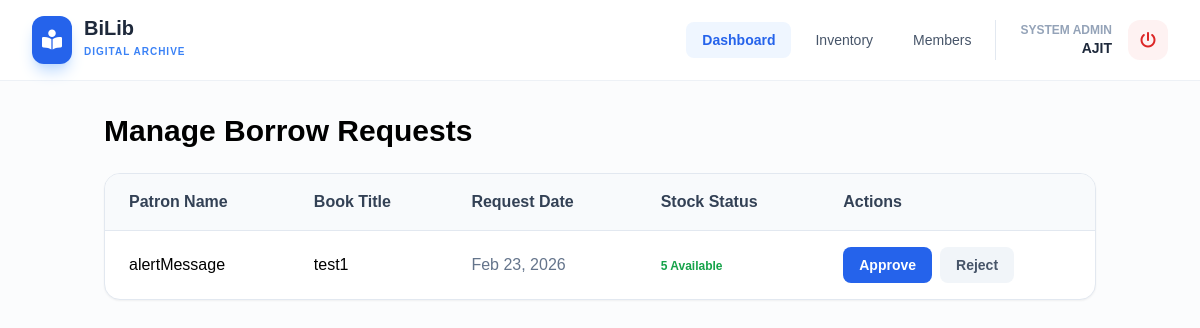
The app's page /admin/books_requests.php (signed in) with its own data.
### tables this page shows
CREATE TABLE `requests` (
  `id` int NOT NULL,
  `patron_id` int NOT NULL,
  `book_id` int NOT NULL,
  `status` enum('Pending','Approved','Rejected') DEFAULT 'Pending',
  `request_date` timestamp NULL DEFAULT CURRENT_TIMESTAMP
);

CREATE TABLE `patrons` (
  `id` int NOT NULL,
  `name` varchar(255) NOT NULL,
  `email` varchar(255) NOT NULL,
  `phone` varchar(20) NOT NULL,
  `address` text,
  `city` varchar(100) DEFAULT NULL,
  `state` varchar(50) DEFAULT NULL,
  `zip_code` varchar(10) DEFAULT NULL,
  `date_of_birth` date DEFAULT NULL,
  `gender` enum('Male','Female','Other') DEFAULT NULL,
  `password` varchar(255) NOT NULL,
  `status` enum('Active','Inactive','Suspended') DEFAULT 'Active',
  `created_at` timestamp NULL DEFAULT CURRENT_TIMESTAMP
);

CREATE TABLE `books` (
  `id` int NOT NULL,
  `title` varchar(255) NOT NULL,
  `author` varchar(100) NOT NULL,
  `category` varchar(50) NOT NULL,
  `isbn` varchar(20) NOT NULL,
  `image` varchar(255) DEFAULT 'default-book.png',
  `quantity` int NOT NULL DEFAULT '0',
  `available_quantity` int NOT NULL DEFAULT '0',
  `created_at` timestamp NULL DEFAULT CURRENT_TIMESTAMP
);

### admin/books_requests.php (the view, shortened to what this page needs)
<?php
include "./config/database.php";
$query = "SELECT r.*, p.name as patron_name, b.title as book_title, b.available_quantity
          FROM requests r
          JOIN patrons p ON r.patron_id = p.id
          JOIN books b ON r.book_id = b.id
          WHERE r.status = 'Pending'
          ORDER BY r.request_date ASC";
$result = mysqli_query($conn, $query);
include "./includes/header.php";
?>
<div class="container mx-auto px-4 py-8">
    <h1 class="text-3xl font-bold mb-6">Manage Borrow Requests</h1>
    <div class="bg-white rounded-2xl shadow-sm border border-slate-200 overflow-hidden">
        <table class="w-full text-left">
            <thead class="bg-slate-50 border-b border-slate-200">
                <tr>
                    <th class="px-6 py-4 font-bold text-slate-700">Patron Name</th>
                    <th class="px-6 py-4 font-bold text-slate-700">Book Title</th>
                    <th class="px-6 py-4 font-bold text-slate-700">Request Date</th>
                    <th class="px-6 py-4 font-bold text-slate-700">Stock Status</th>
                    <th class="px-6 py-4 font-bold text-slate-700">Actions</th>
                </tr>
            </thead>
            <tbody class="divide-y divide-slate-200">
                <?php while ($row = mysqli_fetch_assoc($result)): ?>
                    <tr>
                        <td class="px-6 py-4"><?= htmlspecialchars($row['patron_name']); ?></td>
                        <td class="px-6 py-4 font-medium"><?= htmlspecialchars($row['book_title']); ?></td>
                        <td class="px-6 py-4 text-slate-500"><?= date('M d, Y', strtotime($row['request_date'])); ?></td>
                        <td class="px-6 py-4">
                            <span class="text-xs font-bold <?= $row['available_quantity'] > 0 ? 'text-green-600' : 'text-red-600' ?>">
                                <?= $row['available_quantity']; ?> Available
                            </span>
                        </td>
                        <td class="px-6 py-4 flex gap-2">
                            <a href="process_request.php?id=<?= $row['id']; ?>&action=approve"
                                onclick="return confirm('Confirm Approval? This will issue the book.')"
                                class="bg-blue-600 text-white px-4 py-2 rounded-lg text-sm font-bold hover:bg-blue-700">Approve</a>
                            <a href="process_request.php?id=<?= $row['id']; ?>&action=reject"
                                onclick="return confirm('Reject this request?')"
                                class="bg-slate-100 text-slate-600 px-4 py-2 rounded-lg text-sm font-bold hover:bg-slate-200">Reject</a>
                        </td>
                    </tr>
                <?php endwhile; ?>
            </tbody>
        </table>
    </div>
</div>

### includes/header.php (style rules this page uses)
body { font-family: 'Plus Jakarta Sans', sans-serif; }

### records on screen
requests: patron.name "alertMessage", book.title "test1", request_date "Feb 23, 2026", book.available_quantity "5"

### other values on screen
SITENAME "BiLib"
$_SESSION['admin_name'] "AJIT"
